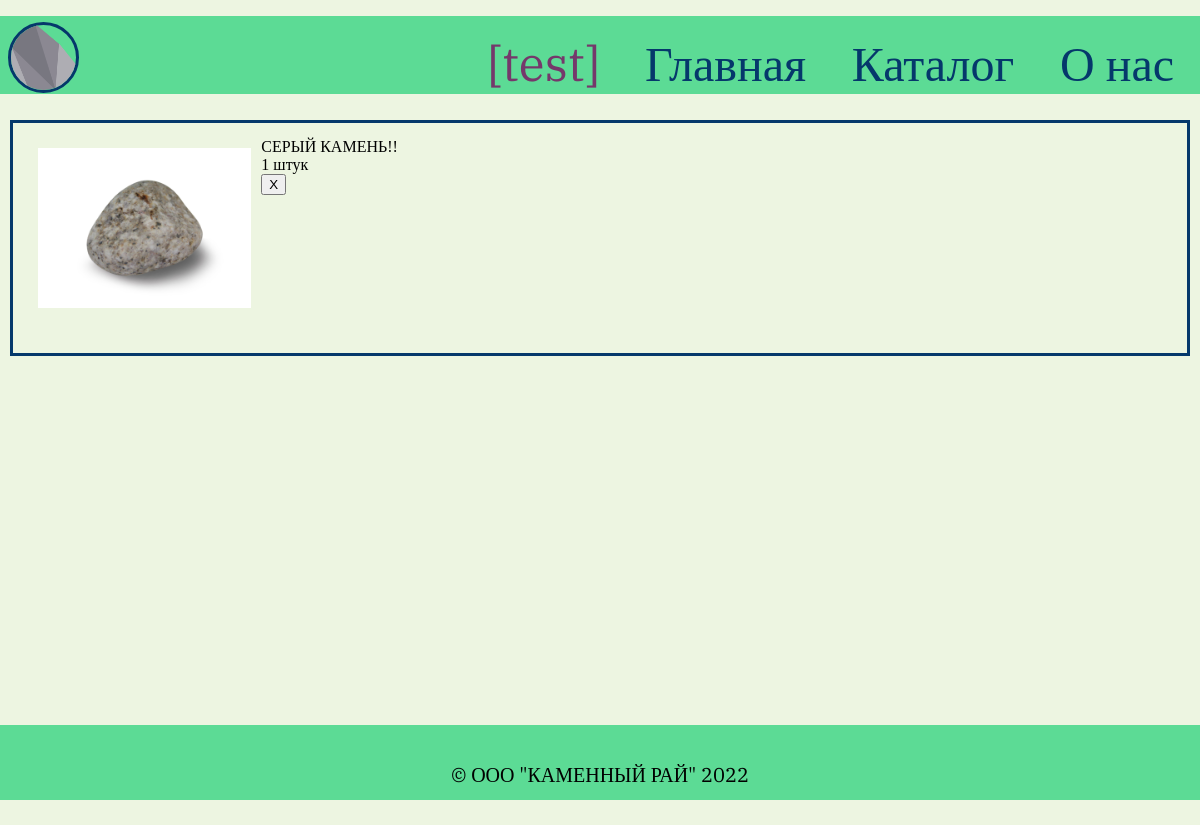
Page /cart (signed in) on the committed database.
### orm.py (models this page shows, shortened)
class Users(db.Model):
    id = db.Column(db.Integer, primary_key=True)
    name = db.Column(db.String(80), nullable=False)
    phone = db.Column(db.String(20), unique=True)
    email = db.Column(db.String(80), unique=True)
    reg_date = db.Column(db.DateTime)
    b_date = db.Column(db.DateTime)
    password = db.Column(db.String(256), unique=True, nullable=False)
    status = db.Column(db.String(80), unique=True)
    cart = db.relationship('Cart_record')

class Items(db.Model):
    id = db.Column(db.Integer, primary_key=True)
    name = db.Column(db.String(80), nullable=False)
    cost = db.Column(db.Integer)
    count = db.Column(db.Integer)
    image = db.Column(db.String(80))
    desc = db.Column(db.String(200))
    color = db.Column(db.String(80))
    mass = db.Column(db.String(80))
    taste = db.Column(db.String(80))
    cost_text = db.Column(db.String(80))
    categories = db.relationship('Categories', secondary=Item_Categories, backref=db.backref('Items', lazy=False))

class Cart_record(db.Model):
    id = db.Column(db.Integer, primary_key=True)
    user_id = db.Column(db.Integer, db.ForeignKey('users.id'), nullable=False)
    item_id = db.Column(db.Integer, db.ForeignKey('items.id'), nullable=False)
    count = db.Column(db.Integer)

### flaskpy.py (the view, shortened to what this page needs)
@app.route('/cart', methods=['GET', 'POST'])
def cart_page():
    cart = []
    for i in Users.query.filter_by(name=session['name']).one().cart:
        cart.append((Items.query.filter_by(id=i.item_id).one(), i))
    return render_template('cart.html', cart=cart)

### templates/cart.html (shortened to what this page needs)
{% extends "base.html" %}
{% block head %}
    {{ super() }}
        <link rel="stylesheet" type="text/css" href="{{ url_for('static', filename='css_cart.css') }}">
{% endblock %}
{% block content %}
    {% for item in cart %}
    <div class="cart_item">
        <img src="{{ url_for('static', filename='/pictures/' + item[0].image) }}"/>
        <div class="title">  {{item[0].name}} </div>
        <h>{{item[1].count}} штук</h>
        <form method="post">
            <input type="submit" class="btn-delete" name="delete" value="X" />
        </form>
    </div>
    {% endfor %}
{% endblock %}

### templates/base.html (shortened to what this page needs)
<!DOCTYPE html>
<html lang="ru">
<head>
    {% block head %}
    <link rel="stylesheet" href="{{ url_for('static', filename='css.css') }}" />
    {% endblock %}
</head>
<body>
    <ul class="header">
        {% block header %}
        <li> <a href="/">
            <img src="{{ url_for('static', filename='pictures/stone.png') }}"/>
            </a></li>
        <li>
        {% if not session['name'] %}
            <a href="/login" class="login header_text" >Войти</a>
        {% else %}
            <div class="dropdown">
                <a href="/profile" class="login header_text dropbtn" >[{{session['name']}}]</a>
            </div>
        {% endif %}
        </li>
        <li> <a class = "header_text" href="/">
                Главная
            </a> </li>
        <li> <a class = "header_text" href="/catalog">
                Каталог
            </a> </li>
        <li> <a class = "header_text" href="/about">
                О нас
            </a> </li>
        {% endblock %}
    </ul>
    <div id="content">{% block content %}{% endblock %}</div>
    <footer>
        {% block footer %}
        &copy; ООО "КАМЕННЫЙ РАЙ" 2022
        {% endblock %}
    </footer>
</body>
</html>

### static/css.css (style rules this page uses)
html { height: 100%; font-family: 'Arial Black'; }
body { margin:0; min-height: 100%; display: grid; grid-template-rows: auto 1fr auto; background-color: #EDF5E1; }
.header .header_text { transition: 0.2s; font-size: 48px; padding: 16px; display: inline-block; text-decoration: none; color: #05386B; padding-bottom: 0px; }
.header_text.login { color: #75386B; }
.header { position: relative; text-align: right; list-style-type: none; background-color: #5CDB95; font-family: 'IBM Plex Serif', serif; }
.header img { position: absolute; top: 8%; left: 8px; border: 3px #05386B solid; border-radius: 80px; width: 65px; }
.header li { display: inline-block; margin-right: 10px; }
footer { background-color: #5CDB95; height: 75px; font-size: 20px; line-height: 100px; text-align: center; font-family: 'IBM Plex Serif', serif; }
.dropbtn { color: white; padding: 16px; font-size: 16px; border: none; }
.dropdown { position: relative; display: inline-block; }

### static/css_cart.css (style rules this page uses)
.cart_item { height: 200px; border: #05386B solid 3px; padding: 15px; margin: 10px;; }
.cart_item img { float: left; height: 160px; margin: 10px; }

### rows in the picture
Users: name "test"
Items: image (picture), name "СЕРЫЙ КАМЕНЬ!!", count "1"
